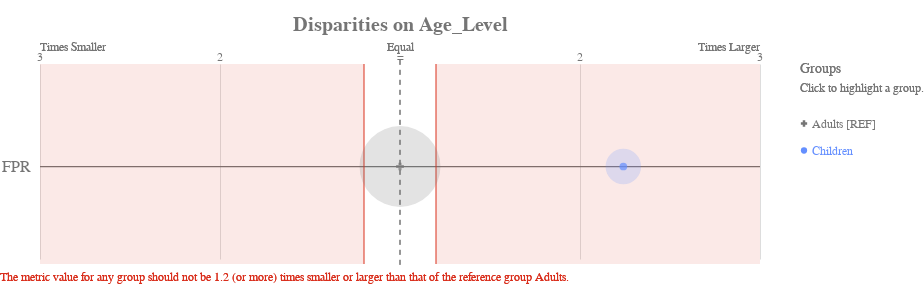

Here is the notebook cell this chart was saved with:
### Code cell
df_fair['score'] = gb.predict(X_test)

# get_crosstabs returns a dataframe of the group counts and group value bias metrics.
xtab, _ = g.get_crosstabs(df_fair, attr_cols=attributes_to_audit)
bdf = b.get_disparity_predefined_groups(xtab, original_df=df_fair, ref_groups_dict=attributes_and_reference_groups)

ap.disparity(bdf, metrics, 'Age_Level', fairness_threshold = disparity_tolerance)

### Figure 1 — Vega-Lite specification as saved in the notebook (floating-point values rounded to 4 significant figures)
{"config": {"view": {"continuousWidth": 400, "continuousHeight": 300, "strokeWidth": 0}, "axisLeft": {"labelColor": "rgb(117,117,117)", "labelFont": "Arial", "labelFontSize": 16}, "title": {"align": "center", "baseline": "middle", "color": "rgb(117,117,117)", "font": "Arial", "fontSize": 20, "fontWeight": "bold"}}, "layer": [{"data": {"name": "data-38121450c6697f570e9bf3f18efe866c"}, "mark": {"type": "rule", "stroke": "rgb(117,117,117)", "strokeWidth": 1.25, "tooltip": ""}, "encoding": {"x": {"type": "quantitative", "field": "x", "scale": {"domain": [-2, 2], "range": [40.0, 760.0]}}, "x2": {"field": "x2"}, "y": {"type": "nominal", "axis": {"domain": false, "labelAngle": 0, "labelPadding": -30, "orient": "left", "ticks": false, "title": ""}, "field": "metric", "scale": {"domain": ["FPR"], "range": [30, 225.0]}}}}, {"data": {"name": "data-79dd248bdaa0ea02c535240e8ad022c8"}, "mark": {"type": "rule", "stroke": "rgb(117,117,117)", "strokeDash": [5, 5], "strokeWidth": 1}, "encoding": {"tooltip": {"value": "Adults [REF]"}, "x": {"value": 400.0}, "y": {"value": 20.83}, "y2": {"value": 229.2}}}, {"data": {"name": "data-c233327f4cd9b4c2df31bf8015c83e4a"}, "mark": {"type": "text", "align": "center", "color": "rgb(117,117,117)", "font": "Arial", "fontSize": 12, "fontWeight": "normal", "tooltip": ""}, "encoding": {"text": {"type": "nominal", "field": "label"}, "x": {"type": "quantitative", "field": "value", "scale": {"domain": [-2, 2], "range": [40.0, 760.0]}}, "y": {"value": 17.5}}}, {"layer": [{"mark": {"type": "text", "align": "left", "fill": "rgb(117,117,117)", "font": "Arial", "fontSize": 12, "fontWeight": "normal", "tooltip": ""}, "encoding": {"text": {"value": "Times Smaller"}, "x": {"value": 40.0}, "y": {"value": 7.5}}}, {"mark": {"type": "text", "align": "right", "fill": "rgb(117,117,117)", "font": "Arial", "fontSize": 12, "fontWeight": "normal", "tooltip": ""}, "encoding": {"text": {"value": "Times Larger"}, "x": {"value": 760.0}, "y": {"value": 7.5}}}, {"mark": {"type": "text", "align": "center", "fill": "rgb(117,117,117)", "font": "Arial", "fontSize": 12, "fontWeight": "normal", "tooltip": ""}, "encoding": {"text": {"value": "Equal"}, "x": {"value": 400.0}, "y": {"value": 7.5}}}], "data": {"name": "data-79dd248bdaa0ea02c535240e8ad022c8"}}, {"layer": [{"mark": {"type": "rule", "opacity": 0.8, "stroke": "rgb(217, 46, 28)", "strokeWidth": 1.25, "tooltip": ""}, "encoding": {"x": {"type": "quantitative", "field": "min", "scale": {"domain": [-2, 2], "range": [40.0, 760.0]}}, "y": {"value": 25.0}, "y2": {"value": 225.0}}}, {"mark": {"type": "rule", "opacity": 0.8, "stroke": "rgb(217, 46, 28)", "strokeWidth": 1.25, "tooltip": ""}, "encoding": {"x": {"type": "quantitative", "field": "max", "scale": {"domain": [-2, 2], "range": [40.0, 760.0]}}, "y": {"value": 25.0}, "y2": {"value": 225.0}}}, {"layer": [{"mark": {"type": "rect", "fill": "rgb(217, 46, 28)", "opacity": 0.1, "tooltip": ""}, "encoding": {"x": {"type": "quantitative", "field": "min", "scale": {"domain": [-2, 2], "range": [40.0, 760.0]}}, "x2": {"field": "lower_end"}, "y": {"value": 25.0}, "y2": {"value": 225.0}}}, {"mark": {"type": "rect", "fill": "rgb(217, 46, 28)", "opacity": 0.1, "tooltip": ""}, "encoding": {"x": {"type": "quantitative", "field": "max", "scale": {"domain": [-2, 2], "range": [40.0, 760.0]}}, "x2": {"field": "upper_end"}, "y": {"value": 25.0}, "y2": {"value": 225.0}}}]}, {"data": {"name": "data-79dd248bdaa0ea02c535240e8ad022c8"}, "mark": {"type": "text", "align": "left", "baseline": "top", "fill": "rgb(217, 46, 28)", "font": "Arial", "fontSize": 12, "fontWeight": "normal", "tooltip": ""}, "encoding": {"text": {"value": "The metric value for any group should not be 1.2 (or more) times smaller or larger than that of the reference group Adults."}, "x": {"value": 0}, "y": {"value": 233.3}}}], "data": {"name": "data-25f3550964acc203f87c85ed125cfad2"}}, {"layer": [{"mark": "circle"}, {"data": {"name": "data-e431c55e6c3e08b6cfd69a413db35a12"}, "mark": {"type": "circle", "opacity": 0.2}, "encoding": {"color": {"condition": {"type": "nominal", "field": "attribute_value", "legend": null, "scale": {"domain": ["Adults", "Children"], "range": ["rgb(117,117,117)", "rgb(100, 143, 255)", "rgb(254, 97, 0)", "rgb(220, 38, 127)", "rgb(255, 176, 0)", "rgb(120, 94, 240)"]}, "selection": "selector017"}, "value": "rgb(224,224,224)"}, "size": {"type": "quantitative", "field": "group_size", "legend": null, "scale": {"domain": [0, 224.4], "range": [0, 7854.0]}}, "tooltip": [{"type": "nominal", "field": "attribute_value", "title": "Group"}, {"type": "nominal", "field": "tooltip_group_size", "title": "Group Size"}, {"type": "nominal", "field": "tooltip_disparity_explanation_fpr", "title": "Disparity"}, {"type": "quantitative", "field": "fpr", "format": ".2f", "title": "FPR"}], "x": {"type": "quantitative", "axis": {"domain": false, "labels": false, "ticks": false, "title": null, "values": [1, 2, -2, -1]}, "field": "fpr_disparity_scaled", "scale": {"domain": [-2, 2], "range": [40.0, 760.0]}}, "y": {"type": "nominal", "axis": {"domain": false, "grid": false, "labels": false, "ticks": false, "title": " "}, "field": "metric_variable", "scale": {"domain": ["FPR"], "range": [30, 225.0]}}}, "selection": {"selector019": {"type": "multi", "empty": "all", "fields": ["attribute_value"]}}, "transform": [{"calculate": "'FPR'", "as": "metric_variable"}]}, {"layer": [{"mark": "point"}, {"data": {"name": "data-e431c55e6c3e08b6cfd69a413db35a12"}, "mark": {"type": "point", "filled": true, "size": 60}, "encoding": {"color": {"condition": {"type": "nominal", "field": "attribute_value", "legend": null, "scale": {"domain": ["Adults", "Children"], "range": ["rgb(117,117,117)", "rgb(100, 143, 255)", "rgb(254, 97, 0)", "rgb(220, 38, 127)", "rgb(255, 176, 0)", "rgb(120, 94, 240)"]}, "selection": "selector017"}, "value": "rgb(224,224,224)"}, "shape": {"type": "nominal", "field": "attribute_value", "legend": null, "scale": {"domain": ["Adults", "Children"], "range": ["cross", "circle"]}}, "tooltip": [{"type": "nominal", "field": "attribute_value", "title": "Group"}, {"type": "nominal", "field": "tooltip_group_size", "title": "Group Size"}, {"type": "nominal", "field": "tooltip_disparity_explanation_fpr", "title": "Disparity"}, {"type": "quantitative", "field": "fpr", "format": ".2f", "title": "FPR"}], "x": {"type": "quantitative", "axis": {"domain": false, "labels": false, "ticks": false, "title": null, "values": [1, 2, -2, -1]}, "field": "fpr_disparity_scaled", "scale": {"domain": [-2, 2], "range": [40.0, 760.0]}}, "y": {"type": "nominal", "axis": {"domain": false, "grid": false, "labels": false, "ticks": false, "title": " "}, "field": "metric_variable", "scale": {"domain": ["FPR"], "range": [30, 225.0]}}}, "selection": {"selector018": {"type": "multi", "empty": "all", "fields": ["attribute_value"]}}, "transform": [{"calculate": "'FPR'", "as": "metric_variable"}]}]}]}, {"layer": [{"mark": {"type": "point", "filled": true, "opacity": 1, "size": 39.48}, "encoding": {"color": {"condition": {"type": "nominal", "field": "attribute_value", "legend": null, "scale": {"domain": ["Adults", "Children"], "range": ["rgb(117,117,117)", "rgb(100, 143, 255)", "rgb(254, 97, 0)", "rgb(220, 38, 127)", "rgb(255, 176, 0)", "rgb(120, 94, 240)"]}, "selection": "selector017"}, "value": "rgb(224,224,224)"}, "shape": {"type": "nominal", "field": "attribute_value", "legend": null, "scale": {"domain": ["Adults", "Children"], "range": ["cross", "circle"]}}, "x": {"value": 804}, "y": {"type": "nominal", "axis": {"domain": false, "grid": false, "labels": false, "ticks": false, "title": " "}, "field": "attribute_value", "scale": {"domain": ["Adults", "Children"], "range": [71, 125]}}}, "selection": {"selector017": {"type": "multi", "empty": "all", "fields": ["attribute_value"]}}}, {"mark": {"type": "text", "align": "left", "baseline": "middle", "font": "Arial", "fontSize": 12, "fontWeight": "normal"}, "encoding": {"color": {"condition": {"type": "nominal", "field": "attribute_value", "legend": null, "scale": {"domain": ["Adults", "Children"], "range": ["rgb(117,117,117)", "rgb(100, 143, 255)", "rgb(254, 97, 0)", "rgb(220, 38, 127)", "rgb(255, 176, 0)", "rgb(120, 94, 240)"]}, "selection": "selector017"}, "value": "rgb(224,224,224)"}, "text": {"type": "nominal", "field": "label"}, "x": {"value": 812}, "y": {"type": "nominal", "axis": {"domain": false, "grid": false, "labels": false, "ticks": false, "title": " "}, "field": "attribute_value", "scale": {"domain": ["Adults", "Children"], "range": [71, 125]}}}, "selection": {"selector020": {"type": "multi", "empty": "all", "fields": ["attribute_value"]}}}, {"data": {"name": "data-79dd248bdaa0ea02c535240e8ad022c8"}, "mark": {"type": "text", "align": "left", "baseline": "middle", "color": "rgb(117,117,117)", "font": "Arial", "fontSize": 12, "fontWeight": "normal"}, "encoding": {"text": {"value": "Click to highlight a group."}, "x": {"value": 800}, "y": {"value": 49}}}, {"data": {"name": "data-79dd248bdaa0ea02c535240e8ad022c8"}, "mark": {"type": "text", "align": "left", "baseline": "middle", "color": "rgb(117,117,117)", "font": "Arial", "fontSize": 14, "fontWeight": "normal"}, "encoding": {"text": {"value": "Groups"}, "x": {"value": 800}, "y": {"value": 30}}}], "data": {"name": "data-5633874912c6de05621e650b4de11111"}}], "height": 250, "padding": {"top": 15, "bottom": 10}, "resolve": {"scale": {"size": "independent", "y": "independent"}}, "title": "Disparities on Age_Level", "width": 800, "$schema": "https://vega.github.io/schema/vega-lite/v4.8.1.json", "datasets": {"data-38121450c6697f570e9bf3f18efe866c": [{"metric": "FPR", "x": -2, "x2": 2}], "data-79dd248bdaa0ea02c535240e8ad022c8": [{"a": 1, "b": 0}, {"a": 1, "b": 0}], "data-c233327f4cd9b4c2df31bf8015c83e4a": [{"value": 1, "label": 2}, {"value": 2, "label": 3}, {"value": -2, "label": 3}, {"value": -1, "label": 2}, {"value": 0, "label": "="}], "data-25f3550964acc203f87c85ed125cfad2": [{"min": -0.2, "max": 0.2, "lower_end": -2, "upper_end": 2}], "data-e431c55e6c3e08b6cfd69a413db35a12": [{"attribute_name": "Age_Level", "attribute_value": "Adults", "group_size": 187, "total_entities": 223, "fpr": 0.07438, "fpr_disparity": 1.0, "fpr_disparity_scaled": 0.0, "tooltip_group_size": "187 (83.86%)", "tooltip_disparity_explanation_fpr": "Reference group"}, {"attribute_name": "Age_Level", "attribute_value": "Children", "group_size": 36, "total_entities": 223, "fpr": 0.1667, "fpr_disparity": 2.241, "fpr_disparity_scaled": 1.241, "tooltip_group_size": "36 (16.14%)", "tooltip_disparity_explanation_fpr": "2.24 times larger FPR than the reference group"}], "data-5633874912c6de05621e650b4de11111": [{"attribute_value": "Adults", "label": "Adults [REF]"}, {"attribute_value": "Children", "label": "Children"}]}}
